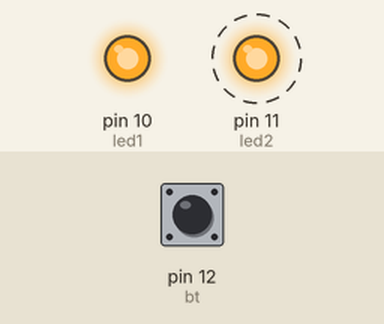
Recording of a sketch running on a simulated Arduino Uno, built with avr-gcc and run on an emulated ATmega328P. On the bench: output pins drawn as LEDs (lit = HIGH). Dashed ring = blinking. Inputs (shaded band) come from the test bench; at power-on: pin 12 (bt) HIGH. What the sketch prints to the serial monitor is not drawn.

Above: at 0.5 s.
At 4.5 s:
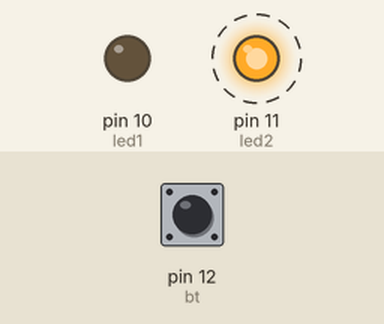
Timing chart, 0 to 7.8 s (numbered marks = the images above):
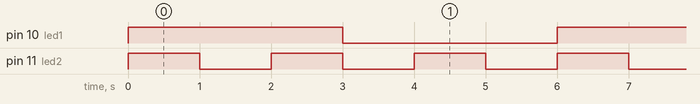

Measured:
- by itself, pin 10 (led1): alternates HIGH for 3.0 s and LOW for 3.0 s
- by itself, pin 11 (led2): alternates HIGH for 1.0 s and LOW for 1.0 s
- by itself, everything shown: repeats every 6.0 s, in 6 steps

The sketch:

3_led.ino
```cpp
int led1 = 10;
int led2 = 11;
int bt = 12;

void setup() {

  pinMode(bt, INPUT_PULLUP);
  pinMode(led1, OUTPUT);
  pinMode(led2, OUTPUT);
  Serial.begin(115200);
}
void pressed() {
  digitalWrite(led1, 1);
  digitalWrite(led2, 0);
}
void unpressed() {
  digitalWrite(led1, 1);
  digitalWrite(led2, 1);
  delay(1000);
  digitalWrite(led2, 0);
  delay(1000);
  digitalWrite(led2, 1);
  delay(1000);
  digitalWrite(led1, 0);
  digitalWrite(led2, 0);
  delay(1000);
  digitalWrite(led2, 1);
  delay(1000);
  digitalWrite(led2, 0);
  delay(1000);
}
//T1 = 6s, T1on-off = 3
//T2 = 2s, T2on-off = 1
void loop() {
  int status = digitalRead(bt);
  Serial.println(status);

  if (status == 0) {
    pressed();
  }
  else {
    unpressed();
  }
}
```
